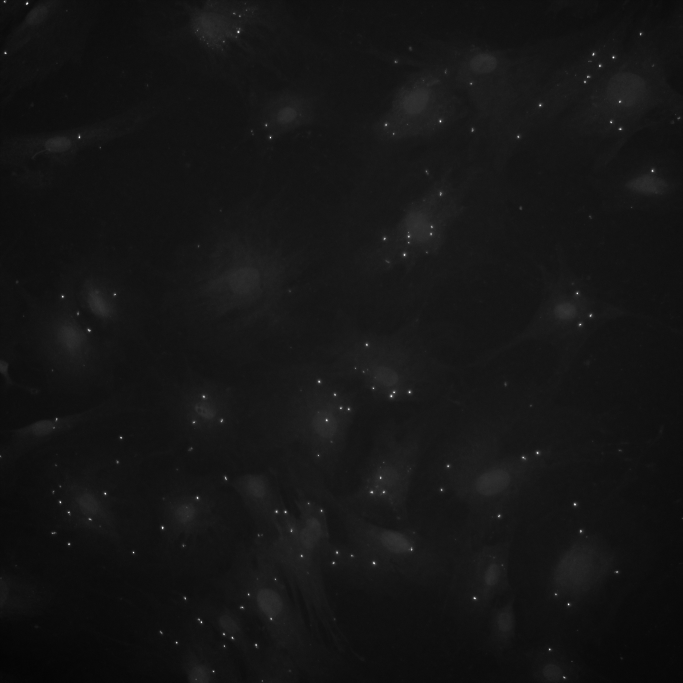
#> input picture outdated_tests/gaussian_params/rca.png, 2048 x 2048 px (shown at 1/3 size)
$ jupyter execute --allow-errors zoom_to_blobs_RCA.ipynb
#> lines starting #> are read from the running program, lines starting #| are printed output that depends on the picture
[cell 1]
from math import sqrt
from math import floor
from scipy import optimize
from skimage import data
from skimage.feature import blob_log
from skimage.color import rgb2gray
from skimage.io import imread
from sklearn.cluster import AffinityPropagation
from sklearn.neighbors import KDTree
from numpy import pi, r_
import matplotlib.pyplot as plt
import numpy as np
import math, random, sys
sys.path.insert(0, '../../FISH-annotation/Annotation')
import util

[cell 2]
def gaussian(height, center_x, center_y, width_x, width_y):
    """Returns a gaussian function with the given parameters"""
    width_x = float(width_x)
    width_y = float(width_y)
    return lambda x,y: height*np.exp(
                -(((center_x-x)/width_x)**2+((center_y-y)/width_y)**2)/2)

def moments(data):
    """Returns (height, x, y, width_x, width_y)
    the gaussian parameters of a 2D distribution by calculating its
    moments """
    total = data.sum()
    X, Y = np.indices(data.shape)
    x = (X*data).sum()/total
    y = (Y*data).sum()/total
    col = data[:, int(y)]
    width_x = np.sqrt(np.abs((np.arange(col.size)-y)**2*col).sum()/col.sum())
    row = data[int(x), :]
    width_y = np.sqrt(np.abs((np.arange(row.size)-x)**2*row).sum()/row.sum())
    height = data.max()
    return height, x, y, width_x, width_y

def fitgaussian(data):
    """Returns (height, x, y, width_x, width_y)
    the gaussian parameters of a 2D distribution found by a fit"""
    params = moments(data)
    errorfunction = lambda p: np.ravel(gaussian(*p)(*np.indices(data.shape)) -
                                 data)
    p, success = optimize.leastsq(errorfunction, params)
    return p

# Chemistry parameters

[cell 3]
optimal_threshold = 0.06

img_path = 'rca.png'
im = imread(img_path)
#> im is the input picture: shape (2048, 2048); min 0, max 255, mean 21.2
im = rgb2gray(im)

img_height, img_width = 2048, 2048

coords_path = 'rca.csv'

[cell 4]
margin = 4					# margin around each spot, in pixels
thresholds = np.arange(0.02, 0.18, 0.005)
correctness_threshold = 4

# Run blob detection
Use the optimal intensity threshold (threshold = 0.6) found in `blob_log_smFISH_auto_detect_best_intensity_threshold.ipynb`.

[cell 5]
blobs_log = blob_log(im, max_sigma=10, num_sigma=10, threshold=optimal_threshold)
#> blobs_log = 197 rows, first 8: [10, 81, 2], [96, 715, 2], [1513, 1724, 2], [172, 1840, 2], [159, 16, 2], [1813, 1705, 2], [1480, 315, 2], [1866, 604, 2]

# Visualize blobs found by blobs_log()

[cell 6]
blobs_list = []
for r, c, sigma in blobs_log:
    blobs_list.append([c, r])
#> this loop made 197 passes
#> after the loop, blobs_list = 197 pairs, first value 0 to 2047, second value 0 to 2042

plt.figure(figsize = (12, 8))
for c, r in blobs_list:
    plt.scatter([int(c)], [int(r)], c='c')
#> this loop made 197 passes
#> (c, r) on passes 1 to 3: (81, 10), (715, 96), (1724, 1513)
plt.imshow(im, cmap='gray')
plt.title('Blobs detected by blobs_log()')
plt.show()
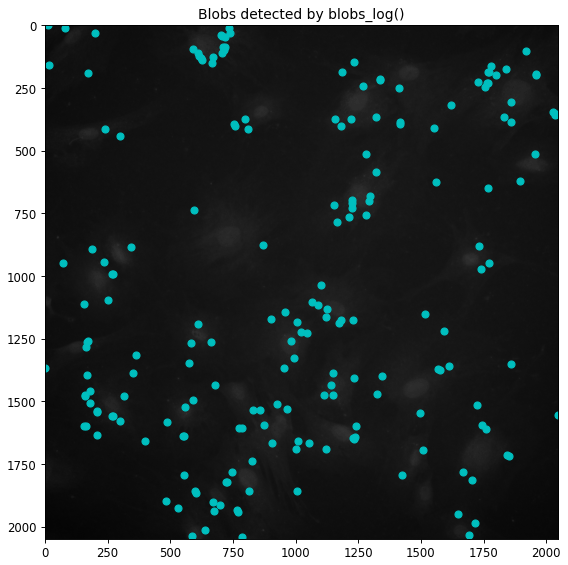
#> figure drawn by matplotlib, 1 panel

### For comparison, these are the blobs that were found by the expert:

[cell 7]
plt.figure(figsize = (12, 8))
#> (the rest of this cell did not finish here and is left out)

# Bound crowded regions using blobs found by blobs_log()

## Approach
1. Identify all crowded spots. Crowded spots are less than a crosshair arm length from the nearest neighbor.
2. Separate regions with many crowded spots.
3. Define a bounding box around each region with many crowded spots.

## Goal 1: Identify crowded spots.

Highlight spots which are too close to (i.e. less than an crosshair arm length from) the nearest neighbor.

#### Min distance between two spots = crosshair arm length, relative to image width

There's a minimum distance between two spots for the crosshair mark left on one spot to not obscure the other spot. This minimum distance is the length of one arm of a crosshair. This minimum distance is in proportion with the pixel width of the image, since in Quantius the crosshairs take up the same proportion of the image regardless of image size.

Measuring by hand, I found the crosshair to image width ratio to be about 7:115, or 0.0609. Therefore one crosshair arm length is 0.03045 times the image width, so spots should be at least that far apart.

**"Crowded spots"** are spots which are less than a crosshair arm's length from the nearest neighbor.

[cell 8]
kdt = KDTree(blobs_list, leaf_size=2, metric='euclidean')

def get_nnd(coord, kdt):
    dist, ind = kdt.query([coord], k=2)
    return dist[0][1]

crosshair_arm_to_image_width_ratio = 0.03045   # measured empirically in Quantius's UI
crosshair_arm_length = crosshair_arm_to_image_width_ratio * img_width
print('crosshair_arm_length = ' + str(crosshair_arm_length))

plt.figure(figsize = (12, 8))
close_distances = []
crowded_spots = []
for coord in blobs_list:
    nnd = get_nnd(coord, kdt)
    if nnd < crosshair_arm_length:
        close_distances.append(nnd)
        crowded_spots.append(coord)
        plt.scatter(coord[0], coord[1], facecolors = 'm')
    else:
        plt.scatter(coord[0], coord[1], facecolors = 'c')
#> this loop made 197 passes
#> (coord, dist in get_nnd, ind in get_nnd, nnd) on passes 1 to 3: ([81, 10], [[0, 67.74]], [[0, 131]], 67.74), ([715, 96], [[0, 10.77]], [[1, 132]], 10.77), ([1724, 1513], [[0, 82]], [[2, 31]], 82)
#> after the loop, close_distances = 136 values, max 60.21 at index 77, min 3.61 at index 105, mean 25.21; crowded_spots = 136 pairs, first value 156 to 2037, second value 11 to 2037

#> (the rest of this cell did not finish here and is left out)

## Goal 2: Separate regions with many crowded spots.

Use AffinityPropagation on crowded spots to separate out regions with many crowded spots. Smaller preference parameter results in fewer separated regions.

[cell 9]
pref_param = -5000000
crowded_coords = np.asarray(crowded_spots)
#> crowded_coords has the same summary as crowded_spots
af = AffinityPropagation(preference = pref_param).fit(crowded_coords)
centers = [crowded_coords[index] for index in af.cluster_centers_indices_]
#> centers = [[1833, 366], [964, 1532], [1181, 401], [271, 1557], [667, 149], [1760, 1610]]
print(centers)
#| [array([1833.,  366.]), array([ 964., 1532.]), array([1181.,  401.]), array([ 271., 1557.]), array([667., 149.]), array([1760., 1610.])]

[cell 10]
for coord in blobs_list:
    nnd = get_nnd(coord, kdt)
    if nnd < crosshair_arm_length:
        plt.scatter(coord[0], coord[1], facecolors = 'm')
    else:
        plt.scatter(coord[0], coord[1], facecolors = 'c')
for center in centers:
    plt.scatter(center[0], center[1], facecolors = 'orange')
#> this loop made 6 passes
plt.show()
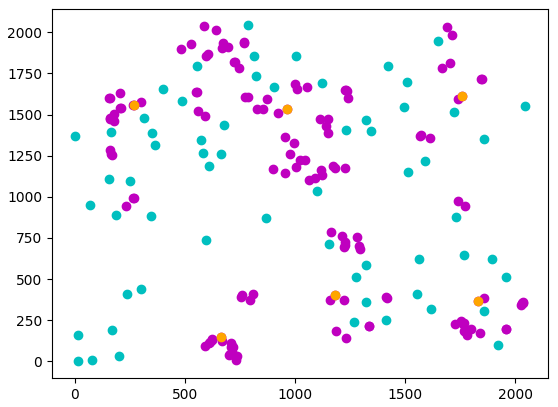
#> figure drawn by matplotlib, 1 panel

## Goal 3: Define a bounding box around each region with many crowded spots.

[cell 11]
cluster_members_lists = [[] for i in range(len(centers))]
#> cluster_members_lists = [[], [], [], [], [], []]
for label_index, coord in zip(af.labels_, crowded_coords):
    cluster_members_lists[label_index].append(coord)
#> this loop made 136 passes
#> (label_index, coord) on passes 1 to 12: (4, [715, 96]), (0, [1840, 172]), (5, [1705, 1813]), (3, [604, 1866]), (1, [768, 1934]), (0, [1799, 197]), (3, [181, 1506]), (3, [592, 1493]), (1, [673, 1938]), (3, [207, 1632]), (5, [1612, 1358]), (3, [530, 1927])

crop_bounds = []
for l in cluster_members_lists:
    l = np.asarray(l)
    x = l[:,0]
    y = l[:,1]
    crop_bounds.append((min(x), max(x), min(y), max(y)))
#> this loop made 6 passes
#> after the loop, crop_bounds = [(1726, 2037, 162, 973), (640, 1242, 1104, 2014), (1158, 1417, 145, 786), (156, 604, 942, 2037), (592, 811, 11, 412), (1569, 1851, 1358, 2032)]
print(crop_bounds)
#| [(1726.0, 2037.0, 162.0, 973.0), (640.0, 1242.0, 1104.0, 2014.0), (1158.0, 1417.0, 145.0, 786.0), (156.0, 604.0, 942.0, 2037.0), (592.0, 811.0, 11.0, 412.0), (1569.0, 1851.0, 1358.0, 2032.0)]

[cell 12]
from matplotlib.patches import Rectangle
fig,ax = plt.subplots(1)
for coord in blobs_list:
    nnd = get_nnd(coord, kdt)
    if nnd < crosshair_arm_length:
        ax.scatter(coord[0], coord[1], facecolors = 'm')
    else:
        ax.scatter(coord[0], coord[1], facecolors = 'c')
for center in centers:
    plt.scatter(center[0], center[1], facecolors = 'orange')

colors = ['red', 'orange', 'black', 'green', 'blue', 'purple', 'violet', 'cyan']
for crop, col in zip(crop_bounds, colors):
    rect = Rectangle((crop[0], crop[2]), crop[1]-crop[0], crop[3]-crop[2], edgecolor = col, facecolor = 'none')
    ax.add_patch(rect)
#> this loop made 6 passes
plt.title('magenta = crowded spots, cyan = other spots')
plt.show()
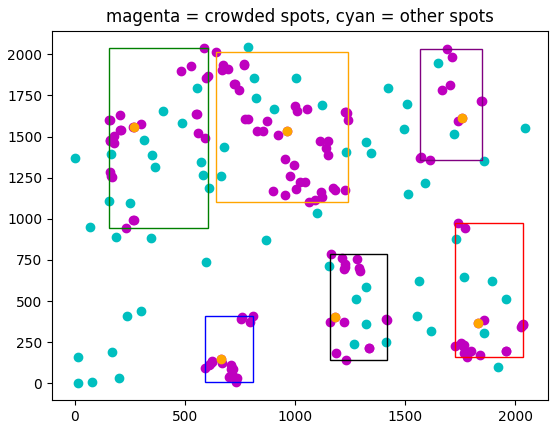
#> figure drawn by matplotlib, 1 panel

$ run again, with outdated_tests/gaussian_params/smfish.png copied over outdated_tests/gaussian_params/rca.png
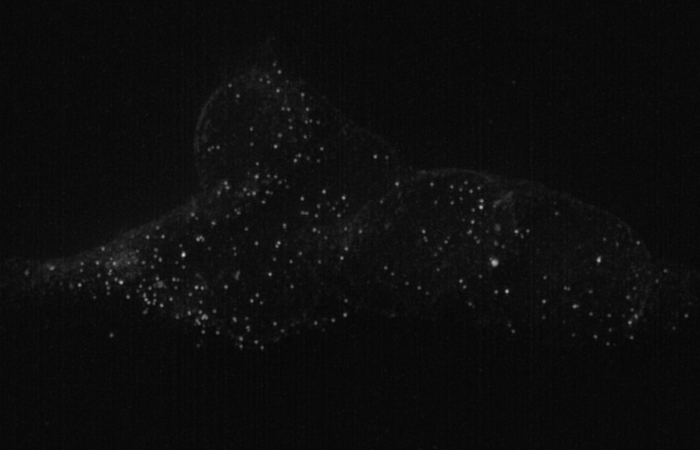
#> input picture outdated_tests/gaussian_params/smfish.png, 700 x 450 px
#> im is the input picture: shape (450, 700); min 6, max 206, mean 13.2
#> blobs_log = 248 rows, first 8: [254, 183, 2], [262, 494, 3], [207, 481, 1], [260, 598, 2], [291, 506, 1], [282, 121, 1], [287, 196, 1], [197, 343, 1]
#> the loop `for r, c, sigma in blobs_log:` made 248 passes
#> after the loop `for r, c, sigma in blobs_log:`: blobs_list = 248 pairs, first value 26 to 686, second value 64 to 347
#> the loop `for c, r in blobs_list:` made 248 passes
#> (c, r) on passes 1 to 3: (183, 254), (494, 262), (481, 207)
#> `plt.show()`:
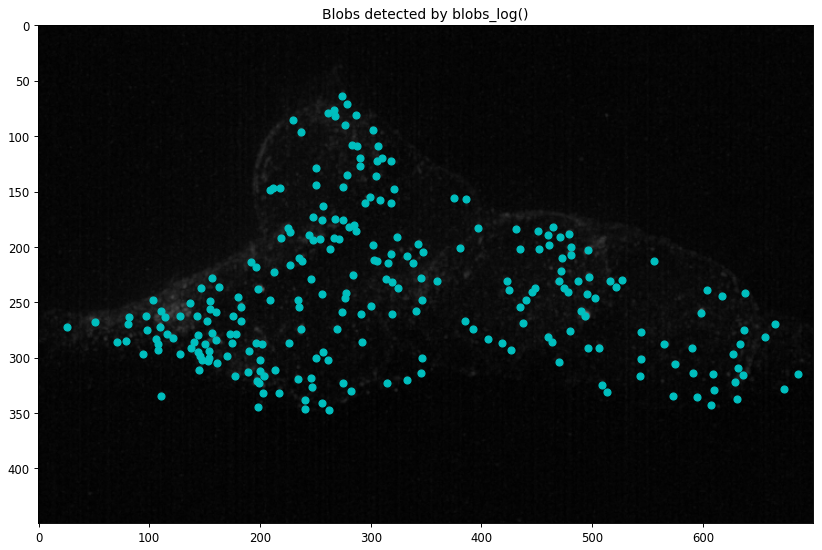
#> figure drawn by matplotlib, 1 panel
#> the loop `for coord in blobs_list:` made 248 passes
#> (coord, dist in get_nnd, ind in get_nnd, nnd) on passes 1 to 3: ([183, 254], [[0, 9.49]], [[0, 148]], 9.49), ([494, 262], [[0, 5.66]], [[1, 225]], 5.66), ([481, 207], [[0, 7]], [[2, 26]], 7)
#> after the loop `for coord in blobs_list:`: close_distances = 248 values, max 41.62 at index 128, min 2.83 at index 112, mean 10.35; crowded_spots has the same summary as blobs_list
#> crowded_coords has the same summary as blobs_list
#> centers = []
#> `plt.show()`:
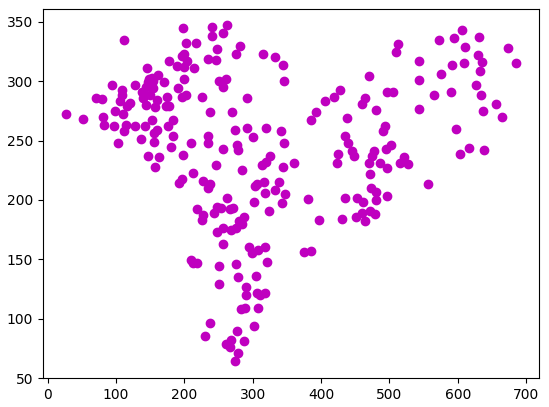
#> figure drawn by matplotlib, 1 panel
